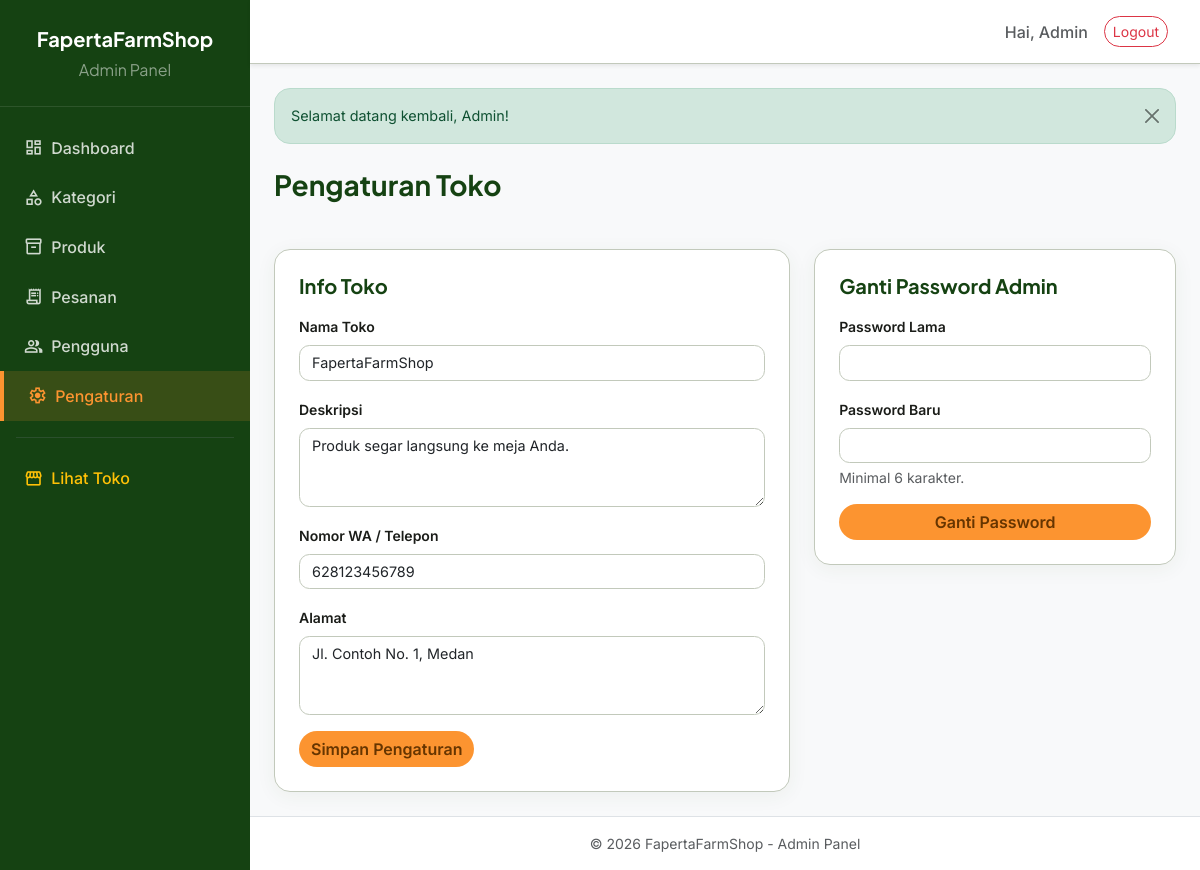
The app's page /admin/pengaturan.php (signed in) with its own data.
### tables this page shows
CREATE TABLE `pengaturan` (
  `id` int(10) UNSIGNED NOT NULL,
  `nama_toko` varchar(150) NOT NULL,
  `deskripsi` text DEFAULT NULL,
  `telepon` varchar(30) DEFAULT NULL,
  `alamat` text DEFAULT NULL,
  `logo` varchar(255) DEFAULT NULL,
  `created_at` timestamp NOT NULL DEFAULT current_timestamp()
);

### includes/helpers.php (called while the page is built, shortened)
<?php
function e(string $value): string
{
    return htmlspecialchars($value, ENT_QUOTES, 'UTF-8');
}

### admin/pengaturan.php (the view, shortened to what this page needs)
<?php
require_once __DIR__ . '/../includes/db.php';
require_once __DIR__ . '/../includes/helpers.php';
$peng = $pdo->query('SELECT * FROM pengaturan ORDER BY id ASC LIMIT 1')->fetch();
$peng = $peng ?: ['id' => 1, 'nama_toko' => '', 'deskripsi' => '', 'telepon' => '', 'alamat' => '', 'logo' => null];
include __DIR__ . '/../includes/admin_header.php';
?>
<div>
    <div class="d-flex justify-content-between align-items-center mb-4">
        <h3 class="fw-bold mb-0">Pengaturan Toko</h3>
    </div>
    <div class="row g-4 mt-1">
        <div class="col-12 col-lg-7">
            <div class="card shadow-sm">
                <div class="card-body">
                    <h5 class="fw-bold mb-3">Info Toko</h5>
                    <form method="POST" enctype="multipart/form-data">
                        <div class="mb-3">
                            <label class="form-label">Nama Toko</label>
                            <input class="form-control" name="nama_toko" value="<?php echo e((string)$peng['nama_toko']); ?>" required>
                        </div>
                        <div class="mb-3">
                            <label class="form-label">Deskripsi</label>
                            <textarea class="form-control" name="deskripsi" rows="3"><?php echo e((string)$peng['deskripsi']); ?></textarea>
                        </div>
                        <div class="mb-3">
                            <label class="form-label">Nomor WA / Telepon</label>
                            <input class="form-control" name="telepon" value="<?php echo e((string)($peng['telepon'] ?? '')); ?>">
                        </div>
                        <div class="mb-3">
                            <label class="form-label">Alamat</label>
                            <textarea class="form-control" name="alamat" rows="3"><?php echo e((string)($peng['alamat'] ?? '')); ?></textarea>
                        </div>
                        <button class="btn btn-accent" type="submit">Simpan Pengaturan</button>
                    </form>
                </div>
            </div>
        </div>
        <div class="col-12 col-lg-5">
            <div class="card shadow-sm">
                <div class="card-body">
                    <h5 class="fw-bold mb-3">Ganti Password Admin</h5>
                    <form method="POST">
                        <div class="mb-3">
                            <label class="form-label">Password Lama</label>
                            <input class="form-control" name="old_password" type="password" required>
                        </div>
                        <div class="mb-3">
                            <label class="form-label">Password Baru</label>
                            <input class="form-control" name="new_password" type="password" required minlength="6">
                            <div class="form-text">Minimal 6 karakter.</div>
                        </div>
                        <button class="btn btn-accent w-100" type="submit">Ganti Password</button>
                    </form>
                </div>
            </div>
        </div>
    </div>
</div>
<?php include __DIR__ . '/../includes/admin_footer.php'; ?>

### assets/css/style.css (style rules this page uses)
:root { --clr-primary: #154212; --clr-primary-container: #2d5a27; --clr-primary-fixed: #bcf0ae; --clr-on-primary: #ffffff; --clr-secondary: #914d00; --clr-secondary-container: #fc9430; --clr-on-secondary: #ffffff; --clr-surface: #fafaf3; --clr-surface-low: #f4f4ed; --clr-surface-container: #eeeee7; --clr-surface-white: #ffffff; --clr-on-surface: #1a1c18; --clr-on-surface-var: #42493e; --clr-outline: #72796e; --clr-outline-var: #c2c9bb; --clr-error: #ba1a1a; --shadow-card: 0 4px 20px rgba(45, 90, 39, .06); --shadow-hover: 0 10px 28px rgba(45, 90, 39, .14); --radius-xl: 16px; --radius-2xl: 20px; --radius-pill: 9999px; --transition: all .25s ease; }
*, *::before, *::after { box-sizing: border-box; }
body { font-family: 'Inter', sans-serif; background: var(--clr-surface); color: var(--clr-on-surface); padding-bottom: 70px; }
@media (min-width: 768px) { body { padding-bottom: 0; } }
h1, h2, h3, h4, h5, h6 { font-family: 'Plus Jakarta Sans', sans-serif; color: var(--clr-primary); }
.btn-accent { background: var(--clr-secondary-container); border: none; color: #663500; border-radius: var(--radius-pill); font-weight: 600; transition: var(--transition); }
.form-control, .form-select { border-color: var(--clr-outline-var) !important; border-radius: .65rem !important; font-size: .9rem; transition: var(--transition); }
.form-label { font-weight: 600; font-size: .875rem; color: var(--clr-on-surface); }
.card { border: 1px solid var(--clr-outline-var) !important; border-radius: var(--radius-xl) !important; box-shadow: var(--shadow-card) !important; }
.card-body { padding: 1.5rem !important; }

### records on screen
pengaturan: nama_toko "FapertaFarmShop", deskripsi "Produk segar langsung ke meja Anda.", telepon "628123456789", alamat "Jl. Contoh No. 1, Medan"

### other values on screen
$_SESSION['nama'] "Admin"
$msg "Selamat datang kembali, Admin!"
